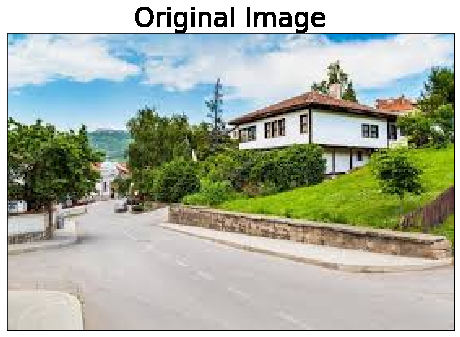
#> input picture input_img.png, 460 x 337 px
$ jupyter execute photo_sketching.ipynb   (shell and % lines are left out)
#> lines starting #> are read from the running program, lines starting #| are printed output that depends on the picture; after the words box and inside, x2 and y2 are one past the last pixel; in counts of white or black regions, pixels touching at a corner belong together
[cell 1]
#Import libraries
import numpy as np
import cv2
import matplotlib.pyplot as plt

[cell 2]
def show_image(img):
    cv2.imshow('Image' , img)
    cv2.waitKey(0)
    cv2.destroyAllWindows()

[cell 3]
#Load Image
img = cv2.imread(r'input_img.png')
#> img is the input picture: shape (337, 460, 3); mean B, G, R 161.2, 176.1, 168.7
show_image(img)

[cell 4]
#Display Image
plt.figure(num = 1, figsize=(8,8))
plt.imshow(cv2.cvtColor(img, cv2.COLOR_BGR2RGB))
plt.title('Original Image', fontsize=26)
plt.gca().axes.get_yaxis().set_visible(False)
plt.gca().axes.get_xaxis().set_visible(False)
plt.show()

[cell 5]
def dodgeV2(image, mask):
    return cv2.divide(image, 255-mask, scale=256)

[cell 6]
def blend(front,back):
    result=front*255/(255-back)
    result[result>255]=255
    result[back==255]=255
    return result

[cell 7]
def render(img_rgb):
    img_gray = cv2.cvtColor(img_rgb, cv2.COLOR_BGR2GRAY)
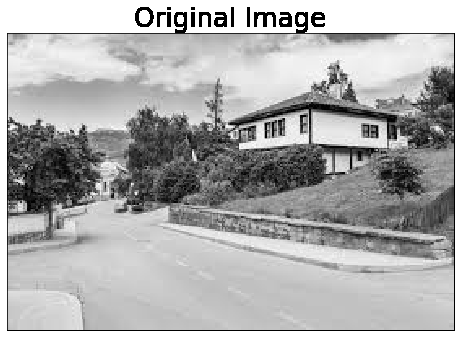
#> img_gray: shape (337, 460); min 0, max 255, mean 172.1

    #Applying gaussian blur to grayscale image
    img_blur = cv2.GaussianBlur(img_gray, (21,21), 0, 0)
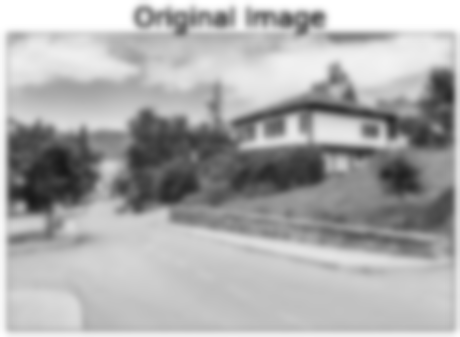
#> img_blur: shape (337, 460); min 24, max 255, mean 172.1

    #Invert the blur image
    inverted_img = 255 - img_blur
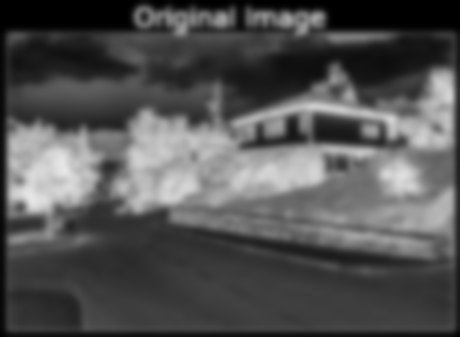
#> inverted_img: shape (337, 460); min 0, max 231, mean 82.9

    #Apply the dodgeV2 function
    img_blend = dodgeV2(img_gray,inverted_img)
#> in dodgeV2, `return cv2.divide(image, 255-mask, scale=256)`:
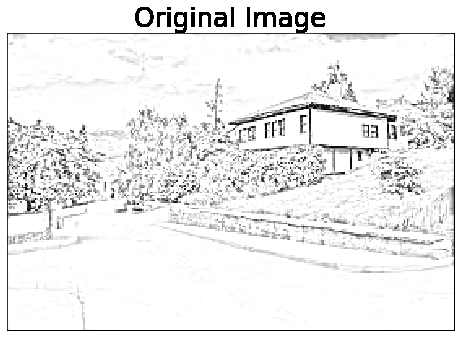
#> returned value: shape (337, 460); min 0, max 255, mean 235.8

    #Blend the image
    img_final = 1-blend(img_blend,img_gray)
#> in blend, `result=front*255/(255-back)`:
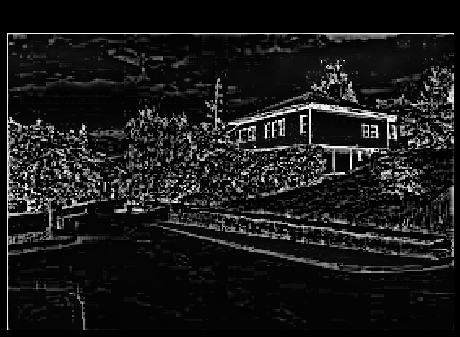
#> result: shape (337, 460) float64; 12.86% of the values are NaN or infinite; the others: min 0, max 1, mean 0.116; drawn with min black, max white, NaN and infinite black
#> in blend, `result[result>255]=255`:
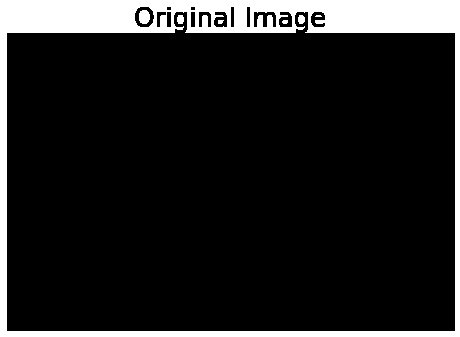
#> result: shape (337, 460) float64; 12.86% of pixels changed, all inside (x1, y1, x2, y2) = (0, 0, 460, 337)
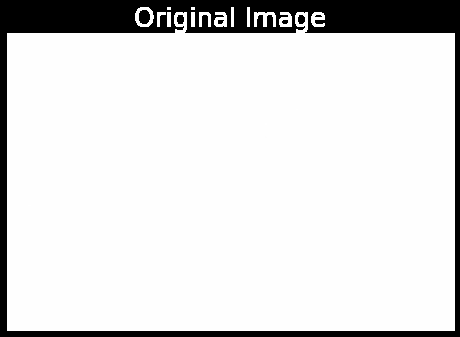
#> img_final: shape (337, 460) float64; min -254, max 1, mean -31.89; drawn with min black and max white

    return img_final

[cell 8]
final_image = render(img)
show_image(final_image)

[cell 9]
#Display output
plt.figure(figsize=(8,8))
plt.imshow(final_image, cmap="gray")
plt.title('Sketching of Image', fontsize=26)
plt.gca().axes.get_yaxis().set_visible(False)
plt.gca().axes.get_xaxis().set_visible(False)
plt.show()

[cell 10]
cv2.imwrite('output_img.png', (final_image))
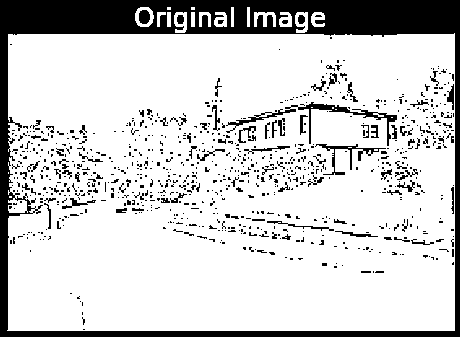
#> saved as output_img.png: shape (337, 460); values 0 (black) and 1 (white), 80.9% white; 839 black regions (750 under 20 px), largest, box (x1, y1, x2, y2) and area: (0, 0, 460, 337) 20879, (226, 102, 397, 146) 882, (315, 144, 386, 175) 374
#> Out = True
